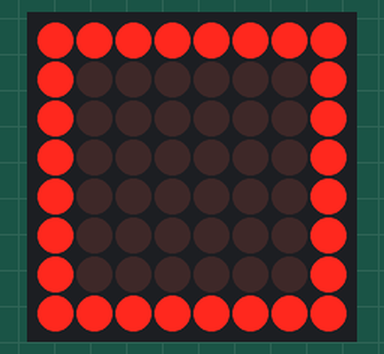
Simulated run of this sketch. Board: Arduino Uno, built with avr-gcc and run on an emulated ATmega328P. Shown: 8×8 LED matrix.

Above: at 0.05 s.
At 0.86 s:
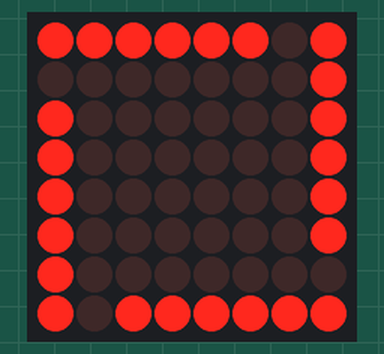
At 1.67 s:
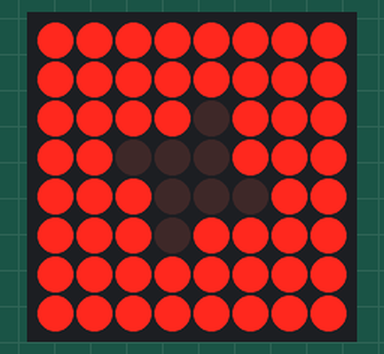
At 3.29 s:
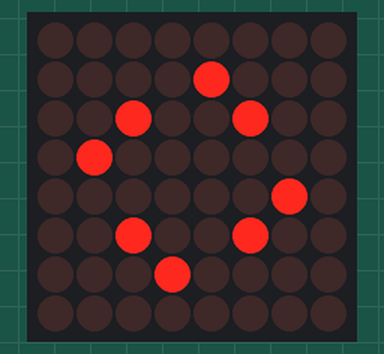
At 4.91 s:
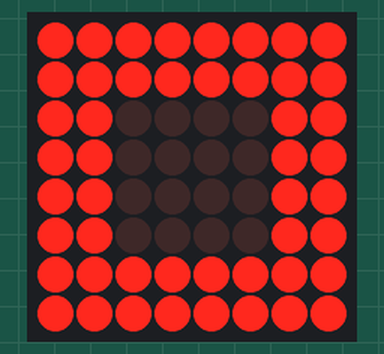
At 6.63 s:
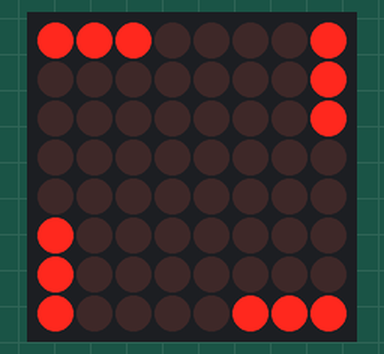

The sketch:

Custom8x8.ino
```cpp
// (licence header left out)
#include "LedControl.h"

//Vars
unsigned long delayFrame=100; //Frame rate
int displays = 1; //Number of displays
//Pins
int DIN = 12;
int CLK = 10;
int CS = 11;


LedControl lc=LedControl(DIN,CLK,CS,displays);


/* !!!!!!!!!!!!!!!!!!!!!!!!!!!!!!!!!!!!!!!!!!!!!!!!!!!!!!!!!!!!!!!!!!!!!!!!!!!!!!!!!
 *
 *  THIS IS THE LESS DEVELOPED ARDUINO CODE, FOR MORE DETAILS/COMMENTS/EXPLANATIONS
 *  SEE CLOCK.INO
 *
 * !!!!!!!!!!!!!!!!!!!!!!!!!!!!!!!!!!!!!!!!!!!!!!!!!!!!!!!!!!!!!!!!!!!!!!!!!!!!!!!!!
 */


void setup() {
  /*
   * The MAX72XX is in power-saving mode on startup, we have to do a wakeup call
   */

  for(int i=0;i<displays;i++){
    lc.shutdown(i,false);
    // Set the brightness to a medium values
    lc.setIntensity(i,8);
    // and clear the display
    lc.clearDisplay(i);
  }

}

void animate(){
//Animation pasting zone
//Each of these rows describes a frame and each byte describes a row of the frame
//---------------------------------------------------------------------------------------

int frames = 60;
byte anim[60][8]=\
{{B11111111,B10000001,B10000001,B10000001,B10000001,B10000001,B10000001,B11111111},\
{B00000000,B01111110,B01000010,B01000010,B01000010,B01000010,B01111110,B00000000},\
{B00000000,B00000000,B00000000,B00011000,B00011000,B00000000,B00000000,B00000000},\
{B10000001,B00000000,B00000000,B00000000,B00000000,B00000000,B00000000,B10000001},\
{B11000001,B00000001,B00000000,B00000000,B00000000,B00000000,B10000000,B10000011},\
{B11100001,B00000001,B00000001,B00000000,B00000000,B10000000,B10000000,B10000111},\
{B11110001,B00000001,B00000001,B00000001,B10000000,B10000000,B10000000,B10001111},\
{B11111001,B00000001,B00000001,B10000001,B10000001,B10000000,B10000000,B10011111},\
{B11111101,B00000001,B10000001,B10000001,B10000001,B10000001,B10000000,B10111111},\
{B11111111,B10000001,B10000001,B10000001,B10000001,B10000001,B10000001,B11111111},\
{B11111111,B11000011,B10000001,B10000001,B10000001,B10000001,B11000011,B11111111},\
{B11111111,B11100011,B10000011,B10000001,B10000001,B11000001,B11000111,B11111111},\
{B11111111,B11110011,B10000011,B10000011,B11000001,B11000001,B11001111,B11111111},\
{B11111111,B11111011,B10000011,B11000011,B11000011,B11000001,B11011111,B11111111},\
{B11111111,B11111111,B11000011,B11000011,B11000011,B11000011,B11111111,B11111111},\
{B11111111,B11111111,B11100111,B11000011,B11000011,B11100111,B11111111,B11111111},\
{B11111111,B11111111,B11110111,B11000111,B11100011,B11101111,B11111111,B11111111},\
{B11111111,B11111111,B11111111,B11100111,B11100111,B11111111,B11111111,B11111111},\
{B11111111,B11111111,B11111111,B11110111,B11101111,B11111111,B11111111,B11111111},\
{B11111111,B11111111,B11111111,B11111111,B11111111,B11111111,B11111111,B11111111},\
{B10111101,B01111110,B11111111,B11111111,B11111111,B11111111,B01111110,B10111101},\
{B11111111,B11011011,B10111101,B11111111,B11111111,B10111101,B11011011,B11111111},\
{B11111111,B11011011,B10111101,B11100111,B11100111,B10111101,B11011011,B11111111},\
{B01100110,B11011011,B10111101,B01100110,B01100110,B10111101,B11011011,B01100110},\
{B01100110,B11011011,B10100101,B01000010,B01000010,B10100101,B11011011,B01100110},\
{B00100100,B01011010,B10100101,B01000010,B01000010,B10100101,B01011010,B00100100},\
{B00000000,B01011010,B00100100,B01000010,B01000010,B00100100,B01011010,B00000000},\
{B00000000,B01000010,B00100100,B00000000,B00000000,B00100100,B01000010,B00000000},\
{B00000000,B00100000,B00010010,B00000100,B00100000,B01001000,B00000100,B00000000},\
{B00000000,B00010000,B00010000,B00000110,B01100000,B00001000,B00001000,B00000000},\
{B00000000,B00010000,B00001000,B00100010,B01000100,B00010000,B00001000,B00000000},\
{B00000000,B00001000,B00001000,B01100000,B00000110,B00010000,B00010000,B00000000},\
{B00000000,B00001000,B00100100,B01000000,B00000010,B00100100,B00010000,B00000000},\
{B00000000,B00000100,B01100100,B00000000,B00000000,B00100110,B00100000,B00000000},\
{B00000000,B01000010,B00100100,B00000000,B00000000,B00100100,B01000010,B00000000},\
{B00000000,B00100000,B00100110,B00000000,B00000000,B01100100,B00000100,B00000000},\
{B00100000,B00100000,B00100111,B00000000,B00000000,B11100100,B00000100,B00000100},\
{B00100000,B00100000,B00101111,B00100000,B00000100,B11110100,B00000100,B00000100},\
{B00100000,B00100000,B00111111,B00100100,B00100100,B11111100,B00000100,B00000100},\
{B00100000,B00100100,B01111111,B00100100,B00100100,B11111110,B00100100,B00000100},\
{B00100100,B00100100,B11111111,B00100100,B00100100,B11111111,B00100100,B00100100},\
{B01000010,B01000010,B11111111,B01000010,B01000010,B11111111,B01000010,B01000010},\
{B01000010,B11111111,B01000010,B01000010,B01000010,B01000010,B11111111,B01000010},\
{B11111111,B01000010,B01000010,B01000010,B01000010,B01000010,B01000010,B11111111},\
{B11111111,B10000001,B10000001,B10000001,B10000001,B10000001,B10000001,B11111111},\
{B11111111,B10000001,B10000001,B10000001,B10000001,B10000001,B10000001,B11111111},\
{B11111111,B10000001,B10000001,B10011001,B10011001,B10000001,B10000001,B11111111},\
{B11111111,B10000001,B10111101,B10100101,B10100101,B10111101,B10000001,B11111111},\
{B11111111,B11111111,B11000011,B11000011,B11000011,B11000011,B11111111,B11111111},\
{B11111111,B11111111,B11000011,B11011011,B11011011,B11000011,B11111111,B11111111},\
{B11111111,B11111111,B11111111,B11100111,B11100111,B11111111,B11111111,B11111111},\
{B11111111,B11111111,B11111111,B11111111,B11111111,B11111111,B11111111,B11111111},\
{B00000000,B00000000,B00000000,B00000000,B00000000,B00000000,B00000000,B00000000},\
{B11111111,B11111111,B11111111,B11111111,B11111111,B11111111,B11111111,B11111111},\
{B00000000,B00000000,B00000000,B00000000,B00000000,B00000000,B00000000,B00000000},\
{B00000000,B00000000,B00000000,B00000000,B00000000,B00000000,B00000000,B00000000},\
{B11000011,B11000011,B11000011,B11111111,B11111111,B11000011,B11000011,B11000011},\
{B11111111,B11111111,B00011000,B00011000,B00011000,B00011000,B11111111,B11111111},\
{B00000000,B00000000,B00000000,B00000000,B00000000,B00000000,B00000000,B00000000},\
{B00000000,B00000000,B00000000,B00000000,B00000000,B00000000,B00000000,B00000000}};

//---------------------------------------------------------------------------------------
//End of paste zone


  /* Cycles through frames and during each frame cycles through and sets rows on the display.
   * disp is temp and is the display being animated
   */
  int disp=0;

  for(int frame=0;frame<frames;frame++){
    for(int row=0;row<8;row++){
      lc.setRow(disp,row,anim[frame][row]);
    }
    delay(delayFrame);
  }

}

void loop() {
  animate();
}
```

Measured:
- by itself, everything shown: repeats every 6.1 s, in 57 steps
